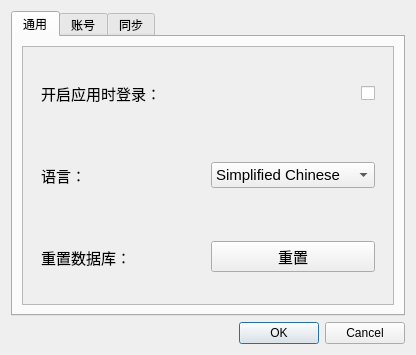
<?xml version="1.0" encoding="UTF-8"?>
<ui version="4.0">
 <class>settingPage</class>
 <widget class="QDialog" name="settingPage">
  <property name="geometry">
   <rect>
    <x>0</x>
    <y>0</y>
    <width>416</width>
    <height>355</height>
   </rect>
  </property>
  <property name="windowTitle">
   <string>设置</string>
  </property>
  <property name="windowIcon">
   <iconset resource="resources.qrc">
    <normaloff>:/icon/icon.png</normaloff>:/icon/icon.png</iconset>
  </property>
  <layout class="QVBoxLayout" name="verticalLayout">
   <item>
    <widget class="QTabWidget" name="tabWidget">
     <property name="currentIndex">
      <number>0</number>
     </property>
     <widget class="QWidget" name="generic">
      <attribute name="title">
       <string>通用</string>
      </attribute>
      <layout class="QVBoxLayout" name="verticalLayout_2">
       <item>
        <widget class="QScrollArea" name="generic_tab">
         <property name="widgetResizable">
          <bool>true</bool>
         </property>
         <widget class="QWidget" name="scrollAreaWidgetContents_2">
          <property name="geometry">
           <rect>
            <x>0</x>
            <y>0</y>
            <width>372</width>
            <height>259</height>
           </rect>
          </property>
          <layout class="QVBoxLayout" name="verticalLayout_4">
           <item>
            <widget class="QWidget" name="loginWhenStartup" native="true">
             <layout class="QHBoxLayout" name="horizontalLayout">
              <item>
               <widget class="QLabel" name="loginWhenStartL">
                <property name="sizePolicy">
                 <sizepolicy hsizetype="Preferred" vsizetype="Fixed">
                  <horstretch>0</horstretch>
                  <verstretch>0</verstretch>
                 </sizepolicy>
                </property>
                <property name="font">
                 <font>
                  <pointsize>11</pointsize>
                 </font>
                </property>
                <property name="text">
                 <string>开启应用时登录：</string>
                </property>
               </widget>
              </item>
              <item>
               <widget class="QCheckBox" name="checkBox">
                <property name="sizePolicy">
                 <sizepolicy hsizetype="Fixed" vsizetype="Fixed">
                  <horstretch>0</horstretch>
                  <verstretch>0</verstretch>
                 </sizepolicy>
                </property>
                <property name="text">
                 <string/>
                </property>
               </widget>
              </item>
             </layout>
            </widget>
           </item>
           <item>
            <widget class="QWidget" name="Language" native="true">
             <layout class="QHBoxLayout" name="horizontalLayout_5">
              <item>
               <widget class="QLabel" name="LanguageL">
                <property name="sizePolicy">
                 <sizepolicy hsizetype="Preferred" vsizetype="Fixed">
                  <horstretch>0</horstretch>
                  <verstretch>0</verstretch>
                 </sizepolicy>
                </property>
                <property name="font">
                 <font>
                  <pointsize>11</pointsize>
                 </font>
                </property>
                <property name="text">
                 <string>语言：</string>
                </property>
               </widget>
              </item>
              <item>
               <widget class="QComboBox" name="LanguageComboBox">
                <property name="sizePolicy">
                 <sizepolicy hsizetype="Preferred" vsizetype="Fixed">
                  <horstretch>0</horstretch>
                  <verstretch>0</verstretch>
                 </sizepolicy>
                </property>
                <property name="font">
                 <font>
                  <pointsize>11</pointsize>
                 </font>
                </property>
                <item>
                 <property name="text">
                  <string>Simplified Chinese</string>
                 </property>
                </item>
               </widget>
              </item>
             </layout>
            </widget>
           </item>
           <item>
            <widget class="QWidget" name="reset_database" native="true">
             <layout class="QHBoxLayout" name="horizontalLayout_11">
              <item>
               <widget class="QLabel" name="resetDbL">
                <property name="font">
                 <font>
                  <pointsize>11</pointsize>
                 </font>
                </property>
                <property name="text">
                 <string>重置数据库：</string>
                </property>
               </widget>
              </item>
              <item>
               <widget class="QPushButton" name="resetDbButton">
                <property name="sizePolicy">
                 <sizepolicy hsizetype="Preferred" vsizetype="Fixed">
                  <horstretch>0</horstretch>
                  <verstretch>0</verstretch>
                 </sizepolicy>
                </property>
                <property name="font">
                 <font>
                  <pointsize>11</pointsize>
                 </font>
                </property>
                <property name="text">
                 <string>重置</string>
                </property>
               </widget>
              </item>
             </layout>
            </widget>
           </item>
          </layout>
         </widget>
        </widget>
       </item>
      </layout>
     </widget>
     <widget class="QWidget" name="account">
      <attribute name="title">
       <string>账号</string>
      </attribute>
      <layout class="QVBoxLayout" name="verticalLayout_3">
       <item>
        <widget class="QScrollArea" name="account_tab">
         <property name="widgetResizable">
          <bool>true</bool>
         </property>
         <widget class="QWidget" name="scrollAreaWidgetContents">
          <property name="geometry">
           <rect>
            <x>0</x>
            <y>0</y>
            <width>355</width>
            <height>372</height>
           </rect>
          </property>
          <layout class="QVBoxLayout" name="verticalLayout_5">
           <item>
            <widget class="QWidget" name="oiclassAccount" native="true">
             <layout class="QHBoxLayout" name="horizontalLayout_3">
              <item>
               <widget class="QLabel" name="oicAccL">
                <property name="font">
                 <font>
                  <pointsize>11</pointsize>
                 </font>
                </property>
                <property name="text">
                 <string>Oiclass 账号：</string>
                </property>
               </widget>
              </item>
              <item>
               <widget class="QLineEdit" name="oicAccInput">
                <property name="font">
                 <font>
                  <pointsize>10</pointsize>
                 </font>
                </property>
               </widget>
              </item>
             </layout>
            </widget>
           </item>
           <item>
            <widget class="QWidget" name="oiclassPassword" native="true">
             <layout class="QHBoxLayout" name="horizontalLayout_2">
              <item>
               <widget class="QLabel" name="oicPwdL">
                <property name="font">
                 <font>
                  <pointsize>11</pointsize>
                 </font>
                </property>
                <property name="text">
                 <string>Oiclass 密码：</string>
                </property>
               </widget>
              </item>
              <item>
               <widget class="QLineEdit" name="oicPwdInput">
                <property name="font">
                 <font>
                  <pointsize>10</pointsize>
                 </font>
                </property>
               </widget>
              </item>
             </layout>
            </widget>
           </item>
           <item>
            <widget class="QWidget" name="hydroojAccount" native="true">
             <layout class="QHBoxLayout" name="horizontalLayout_4">
              <item>
               <widget class="QLabel" name="hydroAccL">
                <property name="font">
                 <font>
                  <pointsize>11</pointsize>
                 </font>
                </property>
                <property name="text">
                 <string>HydroOJ 账号：</string>
                </property>
               </widget>
              </item>
              <item>
               <widget class="QLineEdit" name="hydroAccInput">
                <property name="font">
                 <font>
                  <pointsize>10</pointsize>
                 </font>
                </property>
               </widget>
              </item>
             </layout>
            </widget>
           </item>
           <item>
            <widget class="QWidget" name="hydroojPassword" native="true">
             <layout class="QHBoxLayout" name="horizontalLayout_6">
              <item>
               <widget class="QLabel" name="hydroPwdL">
                <property name="font">
                 <font>
                  <pointsize>11</pointsize>
                 </font>
                </property>
                <property name="text">
                 <string>HydroOJ 密码：</string>
                </property>
               </widget>
              </item>
              <item>
               <widget class="QLineEdit" name="hydroPwdInput">
                <property name="font">
                 <font>
                  <pointsize>10</pointsize>
                 </font>
                </property>
               </widget>
              </item>
             </layout>
            </widget>
           </item>
           <item>
            <widget class="QWidget" name="uojAccount" native="true">
             <layout class="QHBoxLayout" name="horizontalLayout_7">
              <item>
               <widget class="QLabel" name="oujAccL">
                <property name="font">
                 <font>
                  <pointsize>11</pointsize>
                 </font>
                </property>
                <property name="text">
                 <string>UOJ 账号：</string>
                </property>
               </widget>
              </item>
              <item>
               <widget class="QLineEdit" name="uojAccInput">
                <property name="font">
                 <font>
                  <pointsize>10</pointsize>
                 </font>
                </property>
               </widget>
              </item>
             </layout>
            </widget>
           </item>
           <item>
            <widget class="QWidget" name="uojPassword" native="true">
             <layout class="QHBoxLayout" name="horizontalLayout_8">
              <item>
               <widget class="QLabel" name="uojPwdL">
                <property name="font">
                 <font>
                  <pointsize>11</pointsize>
                 </font>
                </property>
                <property name="text">
                 <string>UOJ 密码：</string>
                </property>
               </widget>
              </item>
              <item>
               <widget class="QLineEdit" name="uojPwdInput">
                <property name="font">
                 <font>
                  <pointsize>10</pointsize>
                 </font>
                </property>
               </widget>
              </item>
             </layout>
            </widget>
           </item>
           <item>
            <widget class="QWidget" name="codeforcesAccount" native="true">
             <layout class="QHBoxLayout" name="horizontalLayout_9">
              <item>
               <widget class="QLabel" name="cfAccL">
                <property name="font">
                 <font>
                  <pointsize>11</pointsize>
                 </font>
                </property>
                <property name="text">
                 <string>Codeforces 账号：</string>
                </property>
               </widget>
              </item>
              <item>
               <widget class="QLineEdit" name="cfAccInput">
                <property name="font">
                 <font>
                  <pointsize>10</pointsize>
                 </font>
                </property>
               </widget>
              </item>
             </layout>
            </widget>
           </item>
           <item>
            <widget class="QWidget" name="codeforcesPassword" native="true">
             <layout class="QHBoxLayout" name="horizontalLayout_10">
              <item>
               <widget class="QLabel" name="cfPwdL">
                <property name="font">
                 <font>
                  <pointsize>11</pointsize>
                 </font>
                </property>
                <property name="text">
                 <string>Codeforces 密码：</string>
                </property>
               </widget>
              </item>
              <item>
               <widget class="QLineEdit" name="cfPwdInput">
                <property name="font">
                 <font>
                  <pointsize>10</pointsize>
                 </font>
                </property>
               </widget>
              </item>
             </layout>
            </widget>
           </item>
          </layout>
         </widget>
        </widget>
       </item>
      </layout>
     </widget>
     <widget class="QWidget" name="sync">
      <attribute name="title">
       <string>同步</string>
      </attribute>
      <layout class="QVBoxLayout" name="verticalLayout_6">
       <item>
        <widget class="QScrollArea" name="sync_tab">
         <property name="widgetResizable">
          <bool>true</bool>
         </property>
         <widget class="QWidget" name="scrollAreaWidgetContents_3">
          <property name="geometry">
           <rect>
            <x>0</x>
            <y>0</y>
            <width>372</width>
            <height>259</height>
           </rect>
          </property>
          <layout class="QVBoxLayout" name="verticalLayout_7">
           <item>
            <widget class="QLabel" name="label">
             <property name="sizePolicy">
              <sizepolicy hsizetype="Fixed" vsizetype="Fixed">
               <horstretch>0</horstretch>
               <verstretch>0</verstretch>
              </sizepolicy>
             </property>
             <property name="font">
              <font>
               <pointsize>12</pointsize>
              </font>
             </property>
             <property name="text">
              <string>默认同步的 OJ：</string>
             </property>
            </widget>
           </item>
           <item>
            <widget class="QWidget" name="widget" native="true">
             <layout class="QGridLayout" name="gridLayout">
              <item row="2" column="0">
               <widget class="QCheckBox" name="cfCheckBox">
                <property name="sizePolicy">
                 <sizepolicy hsizetype="Fixed" vsizetype="Fixed">
                  <horstretch>0</horstretch>
                  <verstretch>0</verstretch>
                 </sizepolicy>
                </property>
                <property name="font">
                 <font>
                  <pointsize>10</pointsize>
                 </font>
                </property>
                <property name="text">
                 <string>Codeforces</string>
                </property>
               </widget>
              </item>
              <item row="0" column="0">
               <widget class="QCheckBox" name="oicCheckBox">
                <property name="sizePolicy">
                 <sizepolicy hsizetype="Fixed" vsizetype="Fixed">
                  <horstretch>0</horstretch>
                  <verstretch>0</verstretch>
                 </sizepolicy>
                </property>
                <property name="font">
                 <font>
                  <pointsize>10</pointsize>
                 </font>
                </property>
                <property name="text">
                 <string>Oiclass</string>
                </property>
               </widget>
              </item>
              <item row="0" column="1">
               <widget class="QCheckBox" name="hydroCheckBox">
                <property name="sizePolicy">
                 <sizepolicy hsizetype="Fixed" vsizetype="Fixed">
                  <horstretch>0</horstretch>
                  <verstretch>0</verstretch>
                 </sizepolicy>
                </property>
                <property name="font">
                 <font>
                  <pointsize>10</pointsize>
                 </font>
                </property>
                <property name="text">
                 <string>HydroOJ</string>
                </property>
               </widget>
              </item>
              <item row="0" column="2">
               <widget class="QCheckBox" name="uojCheckBox">
                <property name="sizePolicy">
                 <sizepolicy hsizetype="Fixed" vsizetype="Fixed">
                  <horstretch>0</horstretch>
                  <verstretch>0</verstretch>
                 </sizepolicy>
                </property>
                <property name="font">
                 <font>
                  <pointsize>10</pointsize>
                 </font>
                </property>
                <property name="text">
                 <string>UOJ</string>
                </property>
               </widget>
              </item>
             </layout>
            </widget>
           </item>
          </layout>
         </widget>
        </widget>
       </item>
      </layout>
     </widget>
    </widget>
   </item>
   <item>
    <widget class="QDialogButtonBox" name="dialogButtonBox">
     <property name="orientation">
      <enum>Qt::Horizontal</enum>
     </property>
     <property name="standardButtons">
      <set>QDialogButtonBox::Cancel|QDialogButtonBox::Ok</set>
     </property>
    </widget>
   </item>
  </layout>
 </widget>
 <resources>
  <include location="resources.qrc"/>
 </resources>
 <connections>
  <connection>
   <sender>dialogButtonBox</sender>
   <signal>rejected()</signal>
   <receiver>settingPage</receiver>
   <slot>reject()</slot>
   <hints>
    <hint type="sourcelabel">
     <x>207</x>
     <y>333</y>
    </hint>
    <hint type="destinationlabel">
     <x>207</x>
     <y>177</y>
    </hint>
   </hints>
  </connection>
 </connections>
</ui>
